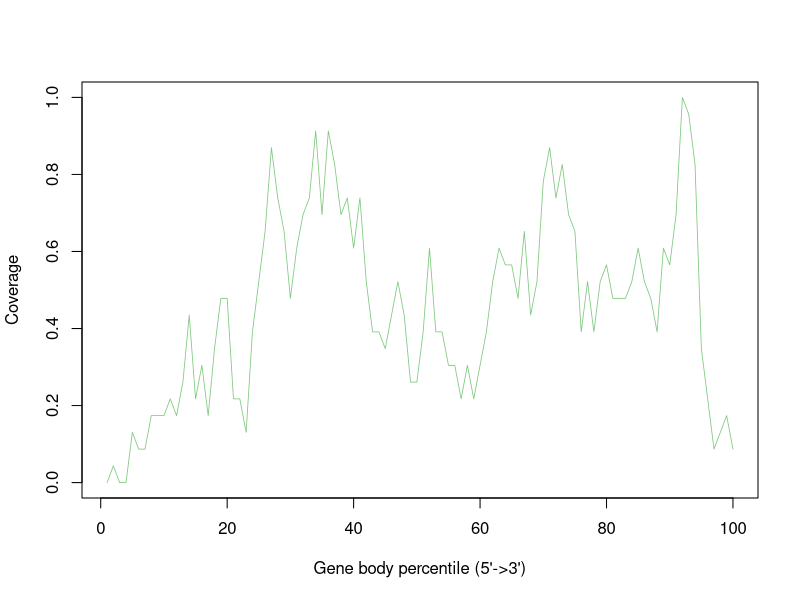

Write R code to recreate this figure.
GSM4486045_Aligned.sortedByCoord_sorted.out <- c(0.0,0.043478260869565216,0.0,0.0,0.13043478260869565,0.08695652173913043,0.08695652173913043,0.17391304347826086,0.17391304347826086,0.17391304347826086,0.21739130434782608,0.17391304347826086,0.2608695652173913,0.43478260869565216,0.21739130434782608,0.30434782608695654,0.17391304347826086,0.34782608695652173,0.4782608695652174,0.4782608695652174,0.21739130434782608,0.21739130434782608,0.13043478260869565,0.391304347826087,0.5217391304347826,0.6521739130434783,0.8695652173913043,0.7391304347826086,0.6521739130434783,0.4782608695652174,0.6086956521739131,0.6956521739130435,0.7391304347826086,0.9130434782608695,0.6956521739130435,0.9130434782608695,0.8260869565217391,0.6956521739130435,0.7391304347826086,0.6086956521739131,0.7391304347826086,0.5217391304347826,0.391304347826087,0.391304347826087,0.34782608695652173,0.43478260869565216,0.5217391304347826,0.43478260869565216,0.2608695652173913,0.2608695652173913,0.391304347826087,0.6086956521739131,0.391304347826087,0.391304347826087,0.30434782608695654,0.30434782608695654,0.21739130434782608,0.30434782608695654,0.21739130434782608,0.30434782608695654,0.391304347826087,0.5217391304347826,0.6086956521739131,0.5652173913043478,0.5652173913043478,0.4782608695652174,0.6521739130434783,0.43478260869565216,0.5217391304347826,0.782608695652174,0.8695652173913043,0.7391304347826086,0.8260869565217391,0.6956521739130435,0.6521739130434783,0.391304347826087,0.5217391304347826,0.391304347826087,0.5217391304347826,0.5652173913043478,0.4782608695652174,0.4782608695652174,0.4782608695652174,0.5217391304347826,0.6086956521739131,0.5217391304347826,0.4782608695652174,0.391304347826087,0.6086956521739131,0.5652173913043478,0.6956521739130435,1.0,0.9565217391304348,0.8260869565217391,0.34782608695652173,0.21739130434782608,0.08695652173913043,0.13043478260869565,0.17391304347826086,0.08695652173913043)


pdf("GSM4486045.geneBodyCoverage.curves.pdf")
x=1:100
icolor = colorRampPalette(c("#7fc97f","#beaed4","#fdc086","#ffff99","#386cb0","#f0027f"))(1)
plot(x,GSM4486045_Aligned.sortedByCoord_sorted.out,type='l',xlab="Gene body percentile (5'->3')", ylab="Coverage",lwd=0.8,col=icolor[1])
dev.off()
